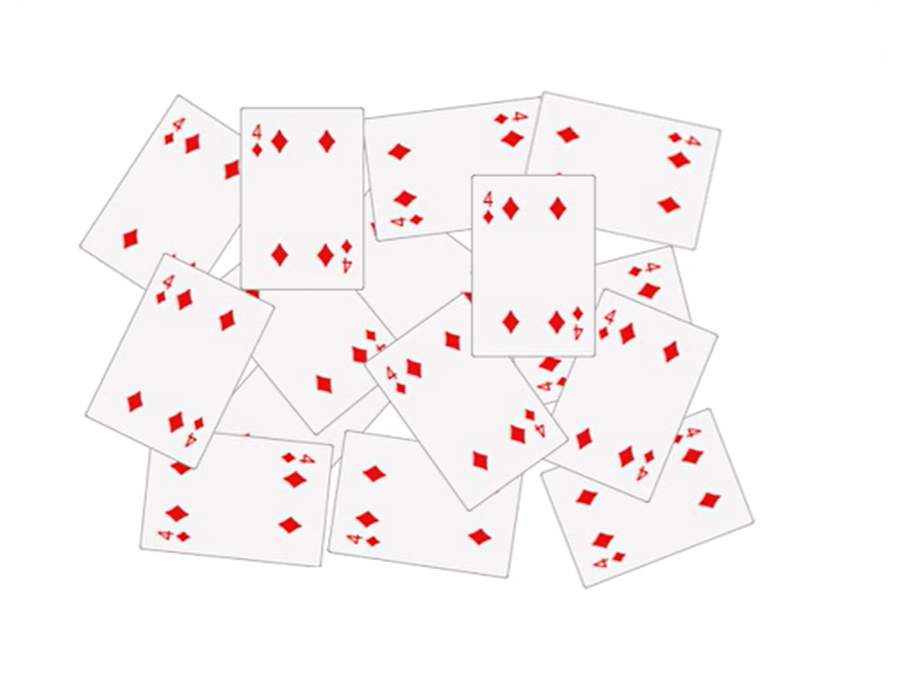
//> input picture source/segmetation_1.png, 907 x 680 px
$ ./main   (built with g++ and OpenCV 4)
//> lines starting //> are read from the running program, lines starting //| are printed output that depends on the picture; after the words box and inside, x2 and y2 are one past the last pixel; in counts of white or black regions, pixels touching at a corner belong together
#include <opencv2/opencv.hpp>
#include <iostream>

int main(int argc, char** argv){
    char intput_win[] = "input image";
    cv::Mat src = cv::imread("../../source/segmetation_1.png");
//> src is the input picture: 680 rows x 907 cols, CV_8UC3; mean B, G, R 245.7, 245.3, 249.8
    if(src.empty()){
        std::cout << "could not load image..." << std::endl;
        return -1;
    }

    cv::namedWindow(intput_win);
    cv::imshow(intput_win, src);

    for(int row = 0; row < src.rows; row++){
        for(int col = 0; col < src.cols; col++){
            if(src.at<cv::Vec3b>(row, col) == cv::Vec3b(255, 255, 255)){
                src.at<cv::Vec3b>(row, col)[0] = 0;
                src.at<cv::Vec3b>(row, col)[1] = 0;
                src.at<cv::Vec3b>(row, col)[2] = 0;
            }
        }
    }
    cv::namedWindow("black background");
    cv::imshow("black background", src);

    // sharpen
    cv::Mat kernel = (cv::Mat_<float>(3, 3) << 1, 1, 1, 1, -8, 1, 1, 1, 1);
    cv::Mat imgLaplance;
    cv::filter2D(src, imgLaplance, CV_32F, kernel);
    cv::Mat sharpenImg;
    src.convertTo(sharpenImg, CV_32F);
    cv::Mat resultImg = sharpenImg - imgLaplance;
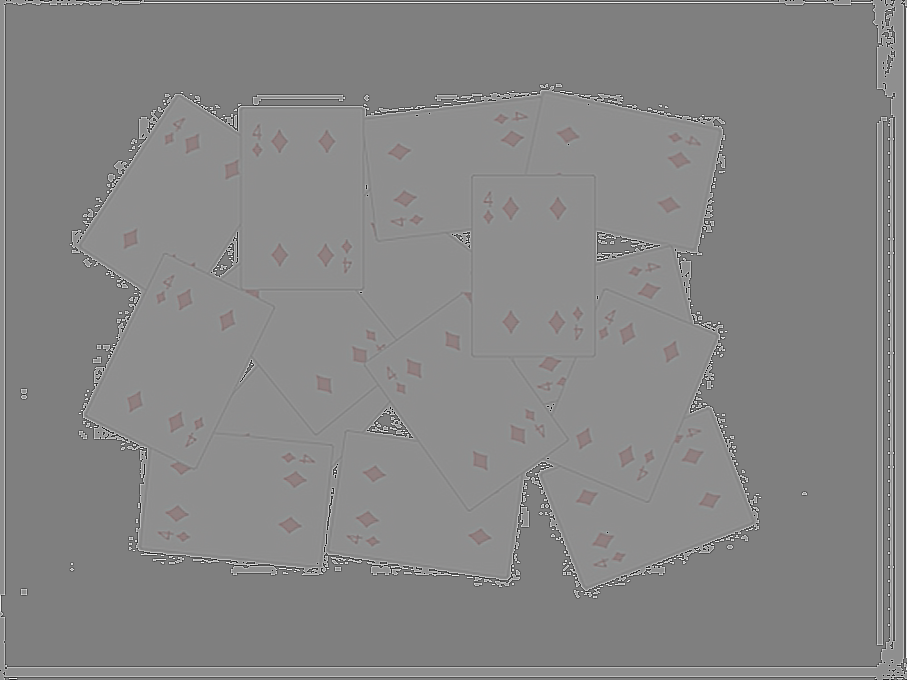
//> resultImg: 680 rows x 907 cols, CV_32FC3; mean B, G, R 115.6, 115.1, 119.7; drawn with min black and max white

    // imgLaplance.convertTo(imgLaplance, CV_8UC3);
    // cv::imshow("imgLaplance image", imgLaplance);
    resultImg.convertTo(resultImg, CV_8UC3);
//> resultImg: 680 rows x 907 cols, CV_8UC3
    // cv::imshow("sharpen image", resultImg);

    src = resultImg;

    // convert to binary
    cv::Mat binaryImg;
    cv::cvtColor(src, resultImg, cv::COLOR_BGR2GRAY);
//> resultImg: 680 rows x 907 cols, CV_8UC1
    cv::threshold(resultImg, binaryImg, 127, 255, cv::THRESH_BINARY | cv::THRESH_OTSU);
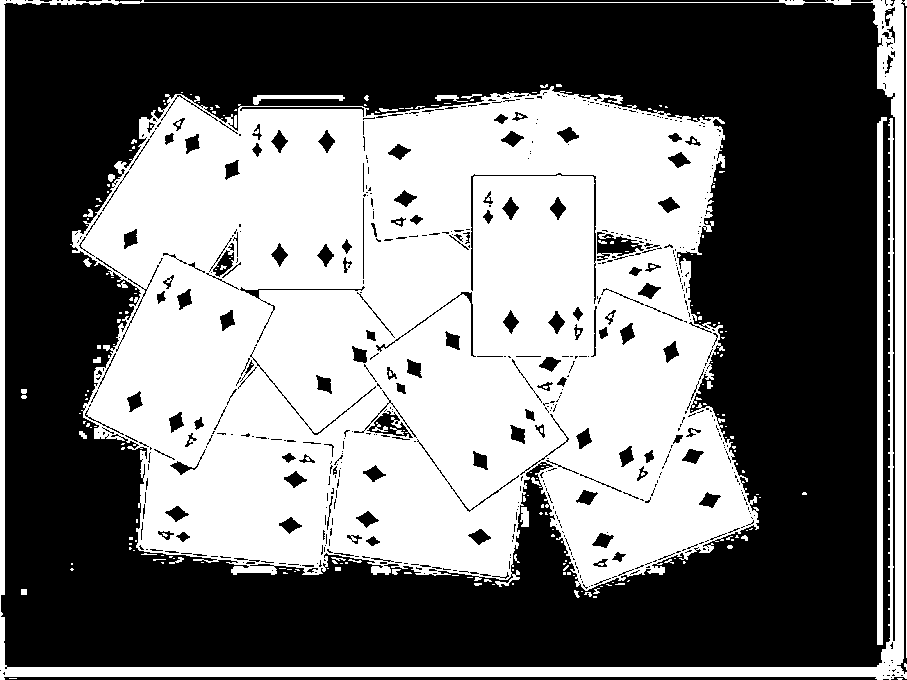
//> binaryImg: 680 rows x 907 cols, CV_8UC1; 45.9% white; 213 white regions (173 under 20 px), largest, box (x1, y1, x2, y2) and area: (70, 86, 759, 591) 253224, (0, 0, 907, 680) 23209, (877, 117, 887, 645) 3164
    cv::imshow("binary image", binaryImg);

    cv::Mat distImg;
    cv::distanceTransform(binaryImg, distImg, cv::DIST_L2, 3, 5);
    cv::normalize(distImg, distImg, 0, 1, cv::NORM_MINMAX);
    cv::imshow("distance result", distImg);

    // binary again
    cv::threshold(distImg, distImg, 0.5, 1, cv::THRESH_BINARY);
//> distImg: 680 rows x 907 cols, CV_32FC1; values 0 (black) and 1 (white), 4.6% white; 15 white regions (2 under 20 px), largest, box (x1, y1, x2, y2) and area: (246, 165, 337, 230) 3376, (140, 330, 221, 391) 3149, (140, 170, 220, 237) 3024
    cv::imshow("distance binary result", distImg);

    cv::Mat k1 = cv::Mat::ones(3, 3, CV_8UC1);
    cv:erode(distImg, distImg, k1);
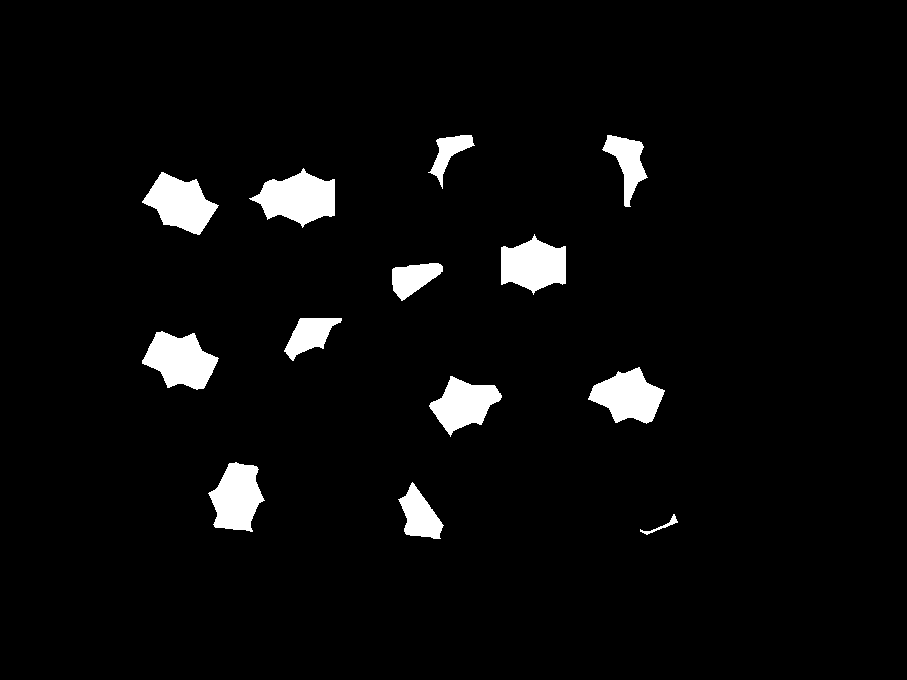
//> distImg: 680 rows x 907 cols, CV_32FC1; values 0 (black) and 1 (white), 4.1% white; 13 white regions, largest, box (x1, y1, x2, y2) and area: (249, 168, 335, 228) 3048, (142, 331, 219, 390) 2846, (142, 172, 219, 235) 2724
    cv::imshow("erode image", distImg);

    // markers
    cv::Mat dist_8u;
    distImg.convertTo(dist_8u, CV_8U);
//> dist_8u: 680 rows x 907 cols, CV_8UC1; values 0 (black) and 1 (white), 4.1% white; 13 white regions
    std::vector<std::vector<cv::Point>> contours;
    cv::findContours(dist_8u, contours, cv::RETR_EXTERNAL, cv::CHAIN_APPROX_SIMPLE);
//> contours = 13 contours; largest, box (x1, y1, x2, y2) and area: (249, 168, 335, 228) 2933, (142, 331, 219, 390) 2744, (142, 172, 219, 235) 2626, (501, 234, 566, 295) 2591, (588, 367, 665, 424) 2518

    cv::Mat markers = cv::Mat::zeros(src.size(), CV_32SC1);
    for(size_t i = 0; i < contours.size(); i++){
        cv::drawContours(markers, contours, static_cast<int>(i), cv::Scalar::all(static_cast<int>(i) + 1), -1);
    }
//> this loop made 13 passes
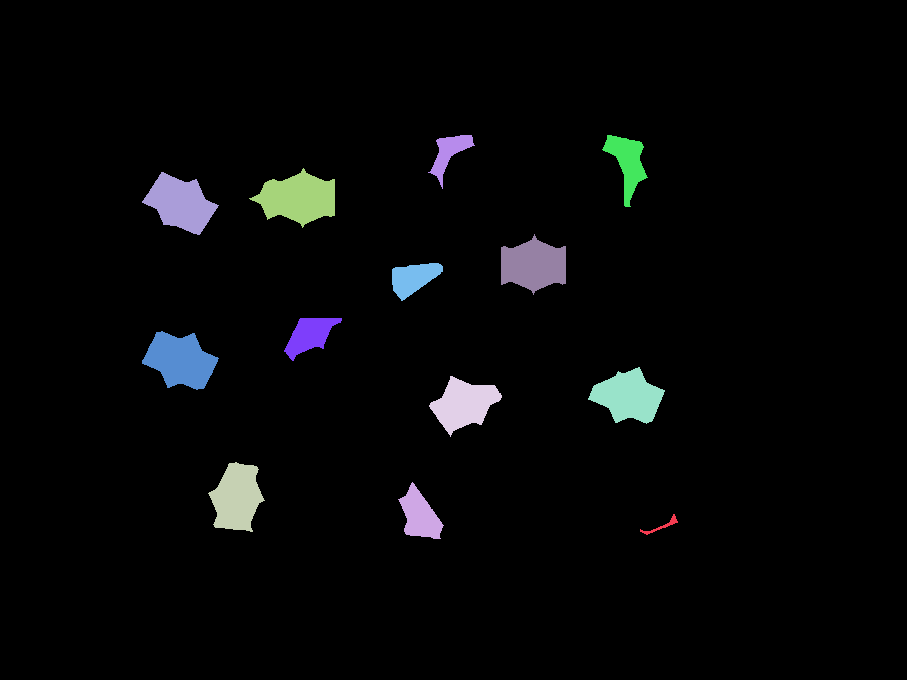
//> markers: 680 rows x 907 cols, CV_32SC1; 14 distinct labels, from 0 to 13; one colour per label, 0 black
    // [6 lines of commented-out code are left out]
    cv::watershed(src, markers);
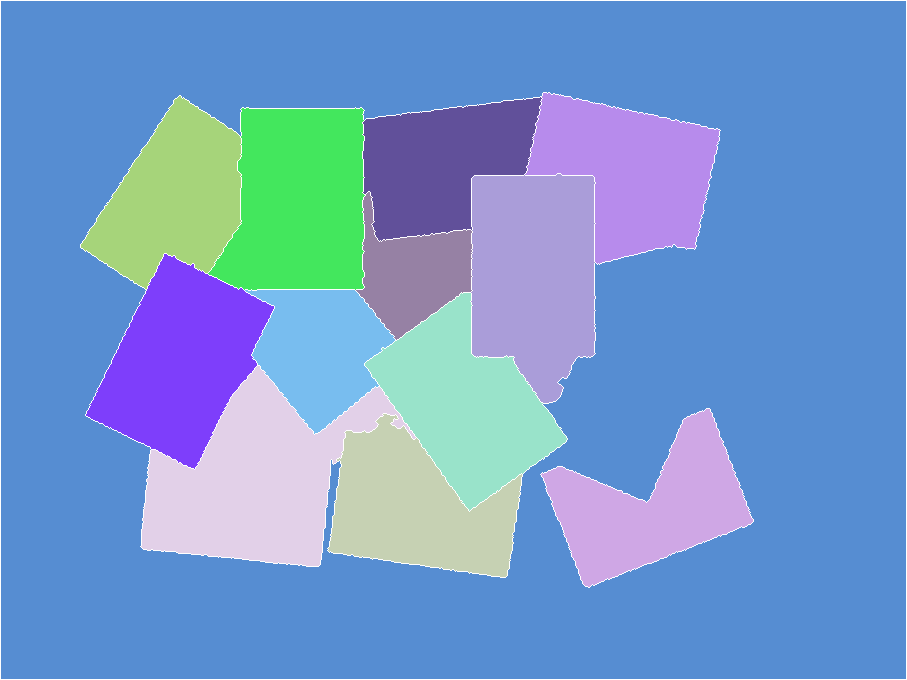
//> markers: 680 rows x 907 cols, CV_32SC1; 14 distinct labels, from -1 to 13; one colour per label, 0 black, -1 white
    cv::Mat mark = cv::Mat::zeros(markers.size(), CV_8UC1);
    markers.convertTo(mark, CV_8UC1);
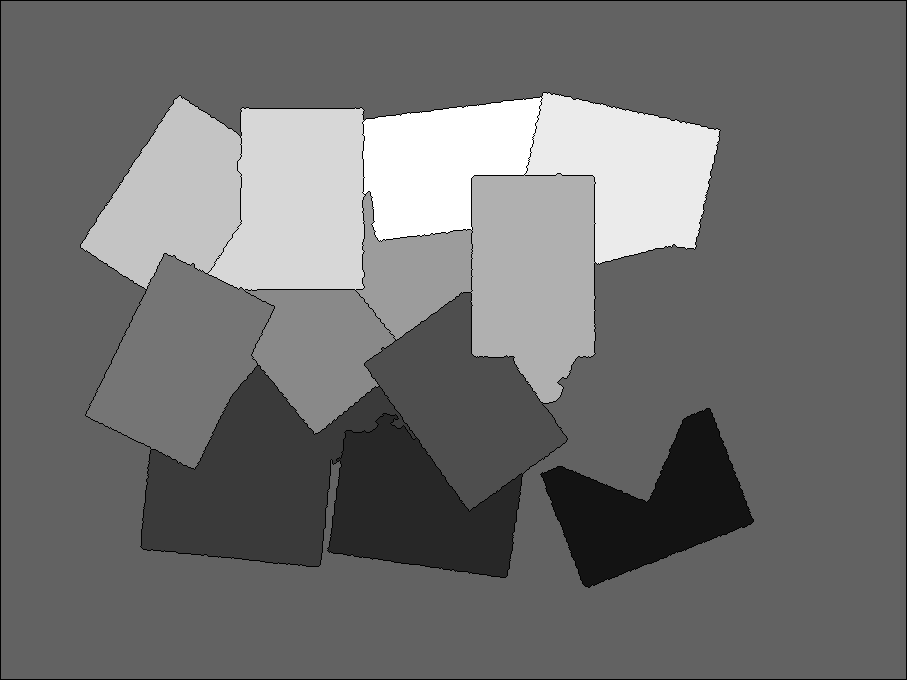
//> mark: 680 rows x 907 cols, CV_8UC1; min 0, max 13, mean 5.71; drawn with min black and max white
    cv::bitwise_not(mark, mark);
    cv::imshow("watershed image", mark);

    // generate random color
    std::vector<cv::Vec3b> colors;
    for(size_t i = 0; i < contours.size(); i++){
        int r = cv::theRNG().uniform(0, 255);
        int g = cv::theRNG().uniform(0, 255);
        int b = cv::theRNG().uniform(0, 255);
        colors.push_back(cv::Vec3b((uchar)b, (uchar)g, (uchar)r));
    }

    // fill with color and display final result
    cv::Mat dst = cv::Mat::zeros(markers.size(), CV_8UC3);
    for(int row = 0; row < markers.rows; row++){
        for(int col = 0; col < markers.cols; col++){
            int index = markers.at<int>(row, col);
            if(index > 0 && index <= static_cast<int>(contours.size())){
                dst.at<cv::Vec3b>(row, col) = colors[index - 1];
            }
            else{
                dst.at<cv::Vec3b>(row, col) = cv::Vec3b(0, 0, 0);
            }
        }
    }
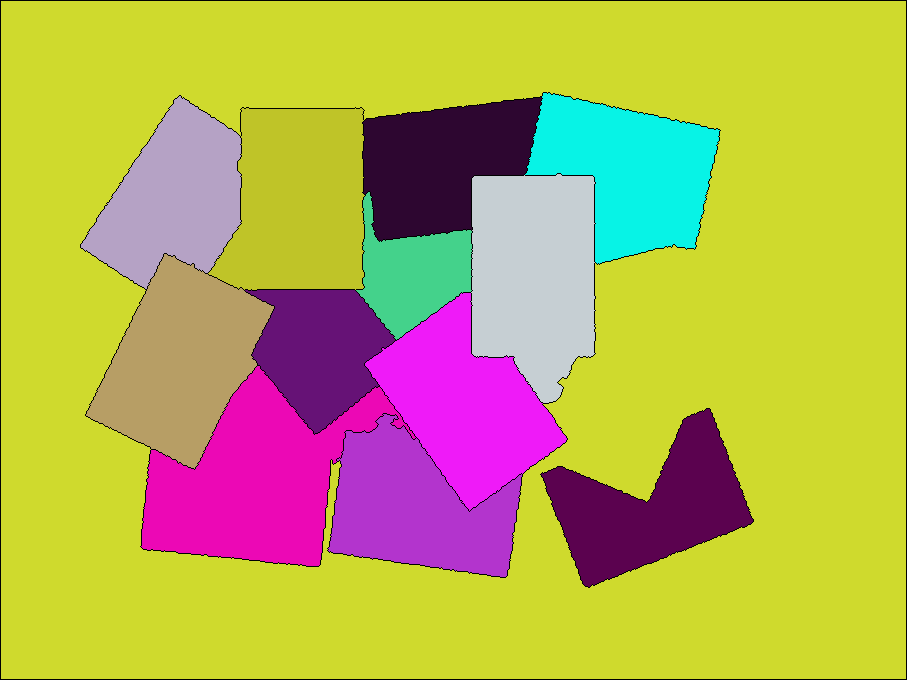
//> dst: 680 rows x 907 cols, CV_8UC3; mean B, G, R 84.8, 173.7, 184.6

    imshow("Final Result", dst);
    cv::waitKey();
}
